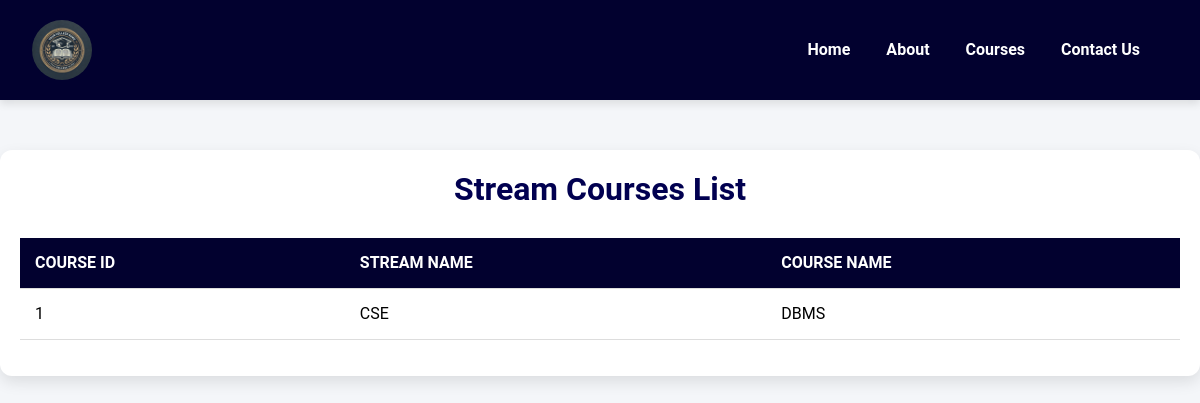
Before: /show-courses/ with the older database file.
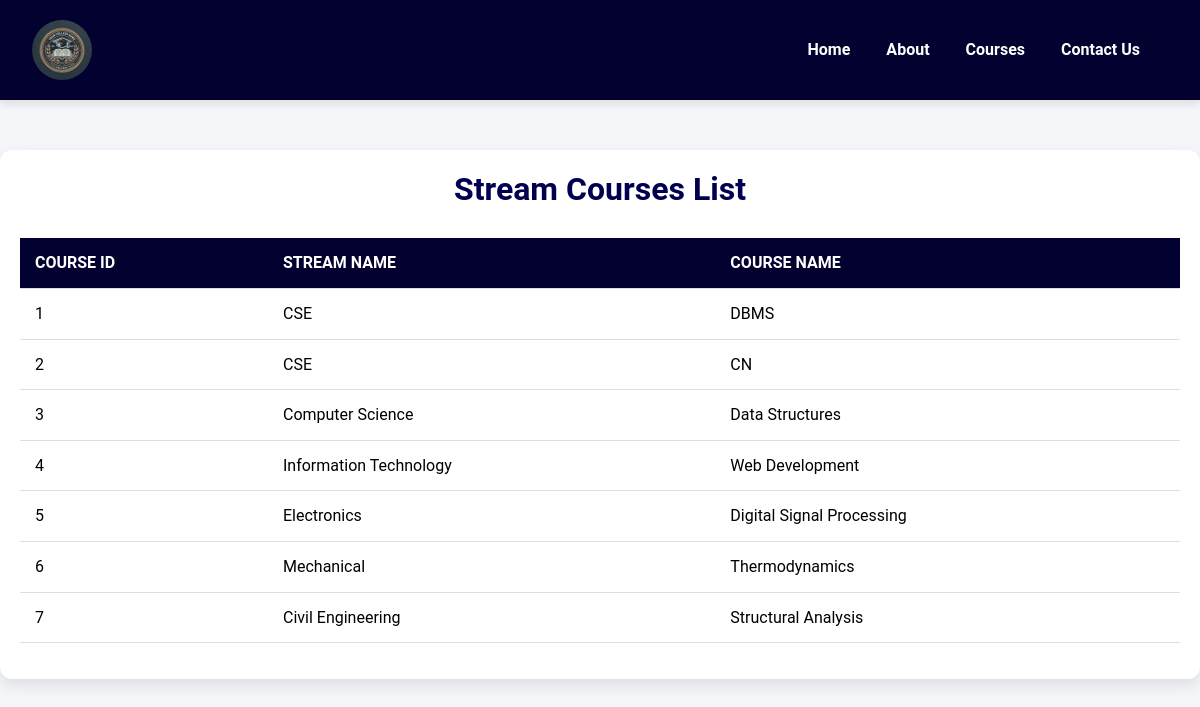
After: the same page with the newer database file.
### dbms/models.py (models this page shows, shortened)
class StreamCourse(models.Model):
    id = models.AutoField(primary_key=True)
    stream_name = models.CharField(max_length=255)
    course_name = models.CharField(max_length=255)

### dbms/views.py (the view)
# urls.py: path('show-courses/', show_courses, name='show_courses'),
def show_courses(request):
    courses = StreamCourse.objects.all()  # Fetch all stream courses
    context = {
        'courses': courses,
    }
    return render(request, 'show_courses.html', context)

### templates/show_courses.html (shortened to what this page needs)
{% load static %}
<!DOCTYPE html>
<html lang="en">
<head>
    <link rel="stylesheet" href="https://cdn.jsdelivr.net/npm/bootstrap@5.3.3/dist/css/bootstrap.min.css" />
    <link rel="stylesheet" href="https://cdn.jsdelivr.net/npm/bootstrap@5.3.3/dist/css/bootstrap.min.css" />
    <link rel="stylesheet" href="{% static 'lib.css' %}" />
</head>
<body>
    <nav class="navbar navbar-expand-lg">
        <div class="container-fluid">
            <a class="navbar-brand" href="#">
                <img src="{% static 'images/logo.png' %}" alt="College Logo" />
            </a>
            <div class="collapse navbar-collapse" id="navbarNav">
                <ul class="navbar-nav ms-auto">
                    <li class="nav-item">
                        <a class="nav-link" href="{% url 'home' %}"> <b>Home</b></a>
                    </li>
                    <li class="nav-item">
                        <a class="nav-link" href="{% url 'about' %}"> <b>About</b></a>
                    </li>
                    <li class="nav-item">
                        <a class="nav-link" href="{% url 'show_courses' %}"> <b>Courses</b></a>
                    </li>
                    <li class="nav-item">
                        <a class="nav-link" href="{% url 'contact' %}"> <b>Contact Us</b></a>
                    </li>
                </ul>
            </div>
        </div>
    </nav>
    <div class="container">
        <h2>Stream Courses List</h2>
        <table class="table">
            <thead>
                <tr>
                    <th>Course ID</th>
                    <th>Stream Name</th>
                    <th>Course Name</th>
                </tr>
            </thead>
            <tbody>
                {% for course in courses %}
                <tr>
                    <td>{{ course.id }}</td>
                    <td>{{ course.stream_name }}</td>
                    <td>{{ course.course_name }}</td>
                </tr>
                {% endfor %}
            </tbody>
        </table>
    </div>
</body>
</html>

Changed rows visible on the page:
added StreamCourse: id "2", stream_name "CSE", course_name "CN"
added StreamCourse: id "3", stream_name "Computer Science", course_name "Data Structures"
added StreamCourse: id "4", stream_name "Information Technology", course_name "Web Development"
added StreamCourse: id "5", stream_name "Electronics", course_name "Digital Signal Processing"
added StreamCourse: id "6", stream_name "Mechanical", course_name "Thermodynamics"
added StreamCourse: id "7", stream_name "Civil Engineering", course_name "Structural Analysis"
